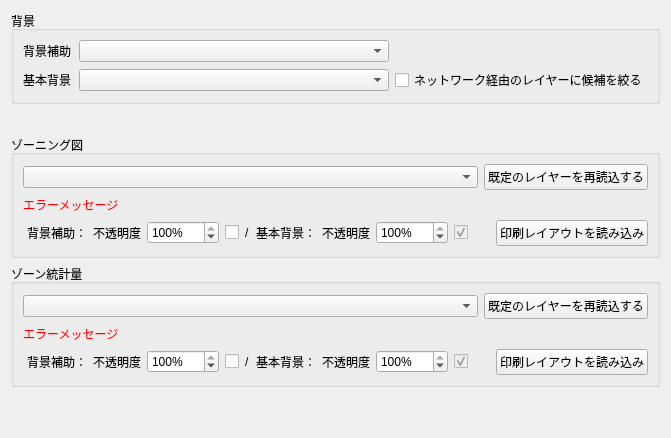
     <widget class="QWidget" name="tab_5">
      <attribute name="title">
       <string>印刷</string>
      </attribute>
      <layout class="QVBoxLayout" name="verticalLayout">
       <item>
        <widget class="QGroupBox" name="printlayoutBackgroundGroupBox">
         <property name="title">
          <string>背景</string>
         </property>
         <layout class="QGridLayout" name="printlayoutBackgroundLayout">
          <item row="0" column="0">
           <widget class="QLabel" name="printlayoutBackgroundSubLabel">
            <property name="minimumSize">
             <size>
              <width>50</width>
              <height>0</height>
             </size>
            </property>
            <property name="text">
             <string>背景補助</string>
            </property>
           </widget>
          </item>
          <item row="0" column="1">
           <widget class="QgsMapLayerComboBox" name="printlayoutBackgroundSubLayerCombobox">
            <property name="sizePolicy">
             <sizepolicy hsizetype="Expanding" vsizetype="Fixed">
              <horstretch>0</horstretch>
              <verstretch>0</verstretch>
             </sizepolicy>
            </property>
           </widget>
          </item>
          <item row="0" column="2">
           <widget class="QWidget" name="printlayoutBackgroundSubNetworkPlaceholder" native="true">
            <property name="sizePolicy">
             <sizepolicy hsizetype="Fixed" vsizetype="Fixed">
              <horstretch>0</horstretch>
              <verstretch>0</verstretch>
             </sizepolicy>
            </property>
           </widget>
          </item>
          <item row="1" column="0">
           <widget class="QLabel" name="printlayoutBackgroundMainLabel">
            <property name="minimumSize">
             <size>
              <width>50</width>
              <height>0</height>
             </size>
            </property>
            <property name="text">
             <string>基本背景</string>
            </property>
           </widget>
          </item>
          <item row="1" column="1">
           <widget class="QgsMapLayerComboBox" name="printlayoutBackgroundLayerCombobox">
            <property name="sizePolicy">
             <sizepolicy hsizetype="Expanding" vsizetype="Fixed">
              <horstretch>0</horstretch>
              <verstretch>0</verstretch>
             </sizepolicy>
            </property>
           </widget>
          </item>
          <item row="1" column="2">
           <widget class="QCheckBox" name="printlayoutBackgroundNetworkOnlyCheckBox">
            <property name="text">
             <string>ネットワーク経由のレイヤーに候補を絞る</string>
            </property>
           </widget>
          </item>
         </layout>
        </widget>
       </item>
       <item>
        <layout class="QGridLayout" name="gridLayout_12">
         <property name="leftMargin">
          <number>0</number>
         </property>
         <property name="topMargin">
          <number>25</number>
         </property>
         <property name="spacing">
          <number>0</number>
         </property>
        </layout>
       </item>
       <item>
        <widget class="QGroupBox" name="groupBox">
         <property name="title">
          <string>ゾーニング図</string>
         </property>
         <layout class="QVBoxLayout" name="verticalLayout_8">
          <item>
           <layout class="QGridLayout" name="gridLayout_5">
            <item row="0" column="0">
             <widget class="QgsMapLayerComboBox" name="printlayoutZoningLayerCombobox">
              <property name="sizePolicy">
               <sizepolicy hsizetype="Expanding" vsizetype="Fixed">
                <horstretch>0</horstretch>
                <verstretch>0</verstretch>
               </sizepolicy>
              </property>
             </widget>
            </item>
            <item row="0" column="1">
             <widget class="QPushButton" name="zoningPrintlayoutSetLayersButton">
              <property name="text">
               <string>既定のレイヤーを再読込する</string>
              </property>
             </widget>
            </item>
           </layout>
          </item>
          <item>
           <widget class="QLabel" name="createZoningPrintlayoutErrorLabel">
            <property name="styleSheet">
             <string notr="true">color:#ff0000;</string>
            </property>
            <property name="text">
             <string>エラーメッセージ</string>
            </property>
           </widget>
          </item>
          <item>
              <layout class="QHBoxLayout" name="gridLayout_10">
               <property name="spacing">
                <number>4</number>
               </property>
               <item>
                <widget class="QWidget" name="zoningPrintlayoutBackgroundOptionsWidget">
                 <property name="sizePolicy">
                  <sizepolicy hsizetype="Fixed" vsizetype="Fixed">
                   <horstretch>0</horstretch>
                   <verstretch>0</verstretch>
                  </sizepolicy>
                 </property>
                 <layout class="QHBoxLayout" name="zoningPrintlayoutBackgroundOptionsLayout">
                  <property name="sizeConstraint">
                   <enum>QLayout::SetFixedSize</enum>
                  </property>
                  <property name="leftMargin">
                   <number>4</number>
                  </property>
                  <property name="topMargin">
                   <number>0</number>
                  </property>
                  <property name="rightMargin">
                   <number>0</number>
                  </property>
                  <property name="bottomMargin">
                   <number>0</number>
                  </property>
                  <property name="spacing">
                   <number>6</number>
                  </property>
                  <item>
                   <widget class="QLabel" name="zoningPrintlayoutSubLabel">
                    <property name="text">
                     <string>背景補助：</string>
                    </property>
                   </widget>
                  </item>
                  <item>
                   <widget class="QLabel" name="zoningPrintlayoutSubOpacityLabel">
                    <property name="text">
                     <string>不透明度</string>
                    </property>
                   </widget>
                  </item>
                  <item>
                   <widget class="QSpinBox" name="zoningPrintlayoutSubOpacitySpinBox">
                    <property name="sizePolicy">
                     <sizepolicy hsizetype="Fixed" vsizetype="Fixed">
                      <horstretch>0</horstretch>
                      <verstretch>0</verstretch>
                     </sizepolicy>
                    </property>
                    <property name="minimumSize">
                     <size>
                      <width>72</width>
                      <height>0</height>
                     </size>
                    </property>
                    <property name="suffix">
                     <string>%</string>
                    </property>
                    <property name="minimum">
                     <number>0</number>
                    </property>
                    <property name="maximum">
                     <number>100</number>
                    </property>
                    <property name="value">
                     <number>100</number>
                    </property>
                   </widget>
                  </item>
                  <item>
                   <widget class="QCheckBox" name="zoningPrintlayoutUseSubBackgroundCheckBox">
                    <property name="text">
                     <string/>
                    </property>
                   </widget>
                  </item>
                  <item>
                   <widget class="QLabel" name="zoningPrintlayoutBackgroundSeparator">
                    <property name="text">
                     <string>/</string>
                    </property>
                   </widget>
                  </item>
                  <item>
                   <widget class="QLabel" name="zoningPrintlayoutMainLabel">
                    <property name="text">
                     <string>基本背景：</string>
                    </property>
                   </widget>
                  </item>
                  <item>
                   <widget class="QLabel" name="zoningPrintlayoutMainOpacityLabel">
                    <property name="text">
                     <string>不透明度</string>
                    </property>
                   </widget>
                  </item>
                  <item>
                   <widget class="QSpinBox" name="zoningPrintlayoutMainOpacitySpinBox">
                    <property name="sizePolicy">
                     <sizepolicy hsizetype="Fixed" vsizetype="Fixed">
                      <horstretch>0</horstretch>
                      <verstretch>0</verstretch>
                     </sizepolicy>
                    </property>
                    <property name="minimumSize">
                     <size>
                      <width>72</width>
                      <height>0</height>
                     </size>
                    </property>
                    <property name="suffix">
                     <string>%</string>
                    </property>
                    <property name="minimum">
                     <number>0</number>
                    </property>
                    <property name="maximum">
                     <number>100</number>
                    </property>
                    <property name="value">
                     <number>100</number>
                    </property>
                   </widget>
                  </item>
                  <item>
                   <widget class="QCheckBox" name="zoningPrintlayoutUseMainBackgroundCheckBox">
                    <property name="enabled">
                     <bool>false</bool>
                    </property>
                    <property name="text">
                     <string/>
                    </property>
                    <property name="checked">
                     <bool>true</bool>
                    </property>
                   </widget>
                  </item>
                 </layout>
               </widget>
              </item>
              <item>
               <spacer name="zoningPrintlayoutButtonGap">
                <property name="orientation">
                 <enum>Qt::Horizontal</enum>
                </property>
                <property name="sizeType">
                 <enum>QSizePolicy::Fixed</enum>
                </property>
                <property name="sizeHint" stdset="0">
                 <size>
                  <width>24</width>
                  <height>20</height>
                 </size>
                </property>
               </spacer>
              </item>
              <item>
               <widget class="QPushButton" name="createZoningPrintlayoutPushButton">
                 <property name="sizePolicy">
                  <sizepolicy hsizetype="Fixed" vsizetype="Fixed">
                   <horstretch>0</horstretch>
                <verstretch>0</verstretch>
               </sizepolicy>
              </property>
              <property name="text">
               <string>印刷レイアウトを読み込み</string>
              </property>
             </widget>
            </item>
           </layout>
          </item>
         </layout>
        </widget>
       </item>
       <item>
        <widget class="QGroupBox" name="groupBox_2">
         <property name="title">
          <string>ゾーン統計量</string>
         </property>
         <layout class="QHBoxLayout" name="horizontalLayout_10">
          <item>
           <layout class="QGridLayout" name="gridLayout_9">
            <property name="sizeConstraint">
             <enum>QLayout::SetDefaultConstraint</enum>
            </property>
            <item row="0" column="0">
             <widget class="QgsMapLayerComboBox" name="printlayoutAggregateLayerCombobox">
              <property name="sizePolicy">
               <sizepolicy hsizetype="Expanding" vsizetype="Fixed">
                <horstretch>0</horstretch>
                <verstretch>0</verstretch>
               </sizepolicy>
              </property>
             </widget>
            </item>
            <item row="0" column="1">
             <widget class="QPushButton" name="aggregatePrintlayoutSetLayersButton">
              <property name="text">
               <string>既定のレイヤーを再読込する</string>
              </property>
             </widget>
            </item>
            <item row="2" column="0" colspan="2">
              <layout class="QHBoxLayout" name="gridLayout_8">
               <property name="spacing">
                <number>4</number>
               </property>
               <item>
                <widget class="QWidget" name="aggregatePrintlayoutBackgroundOptionsWidget">
                 <property name="sizePolicy">
                  <sizepolicy hsizetype="Fixed" vsizetype="Fixed">
                   <horstretch>0</horstretch>
                   <verstretch>0</verstretch>
                  </sizepolicy>
                 </property>
                 <layout class="QHBoxLayout" name="aggregatePrintlayoutBackgroundOptionsLayout">
                  <property name="sizeConstraint">
                   <enum>QLayout::SetFixedSize</enum>
                  </property>
                  <property name="leftMargin">
                   <number>4</number>
                  </property>
                  <property name="topMargin">
                   <number>0</number>
                  </property>
                  <property name="rightMargin">
                   <number>0</number>
                  </property>
                  <property name="bottomMargin">
                   <number>0</number>
                  </property>
                  <property name="spacing">
                   <number>6</number>
                  </property>
                  <item>
                   <widget class="QLabel" name="aggregatePrintlayoutSubLabel">
                    <property name="text">
                     <string>背景補助：</string>
                    </property>
                   </widget>
                  </item>
                  <item>
                   <widget class="QLabel" name="aggregatePrintlayoutSubOpacityLabel">
                    <property name="text">
                     <string>不透明度</string>
                    </property>
                   </widget>
                  </item>
                  <item>
                   <widget class="QSpinBox" name="aggregatePrintlayoutSubOpacitySpinBox">
                    <property name="sizePolicy">
                     <sizepolicy hsizetype="Fixed" vsizetype="Fixed">
                      <horstretch>0</horstretch>
                      <verstretch>0</verstretch>
                     </sizepolicy>
                    </property>
                    <property name="minimumSize">
                     <size>
                      <width>72</width>
                      <height>0</height>
                     </size>
                    </property>
                    <property name="suffix">
                     <string>%</string>
                    </property>
                    <property name="minimum">
                     <number>0</number>
                    </property>
                    <property name="maximum">
                     <number>100</number>
                    </property>
                    <property name="value">
                     <number>100</number>
                    </property>
                   </widget>
                  </item>
                  <item>
                   <widget class="QCheckBox" name="aggregatePrintlayoutUseSubBackgroundCheckBox">
                    <property name="text">
                     <string/>
                    </property>
                   </widget>
                  </item>
                  <item>
                   <widget class="QLabel" name="aggregatePrintlayoutBackgroundSeparator">
                    <property name="text">
                     <string>/</string>
                    </property>
                   </widget>
                  </item>
                  <item>
                   <widget class="QLabel" name="aggregatePrintlayoutMainLabel">
                    <property name="text">
                     <string>基本背景：</string>
                    </property>
                   </widget>
                  </item>
                  <item>
                   <widget class="QLabel" name="aggregatePrintlayoutMainOpacityLabel">
                    <property name="text">
                     <string>不透明度</string>
                    </property>
                   </widget>
                  </item>
                  <item>
                   <widget class="QSpinBox" name="aggregatePrintlayoutMainOpacitySpinBox">
                    <property name="sizePolicy">
                     <sizepolicy hsizetype="Fixed" vsizetype="Fixed">
                      <horstretch>0</horstretch>
                      <verstretch>0</verstretch>
                     </sizepolicy>
                    </property>
                    <property name="minimumSize">
                     <size>
                      <width>72</width>
                      <height>0</height>
                     </size>
                    </property>
                    <property name="suffix">
                     <string>%</string>
                    </property>
                    <property name="minimum">
                     <number>0</number>
                    </property>
                    <property name="maximum">
                     <number>100</number>
                    </property>
                    <property name="value">
                     <number>100</number>
                    </property>
                   </widget>
                  </item>
                  <item>
                   <widget class="QCheckBox" name="aggregatePrintlayoutUseMainBackgroundCheckBox">
                    <property name="enabled">
                     <bool>false</bool>
                    </property>
                    <property name="text">
                     <string/>
                    </property>
                    <property name="checked">
                     <bool>true</bool>
                    </property>
                   </widget>
                  </item>
                 </layout>
               </widget>
              </item>
              <item>
               <spacer name="aggregatePrintlayoutButtonGap">
                <property name="orientation">
                 <enum>Qt::Horizontal</enum>
                </property>
                <property name="sizeType">
                 <enum>QSizePolicy::Fixed</enum>
                </property>
                <property name="sizeHint" stdset="0">
                 <size>
                  <width>24</width>
                  <height>20</height>
                 </size>
                </property>
               </spacer>
              </item>
              <item>
               <widget class="QPushButton" name="createAggregatePrintlayoutPushButton">
                 <property name="sizePolicy">
                  <sizepolicy hsizetype="Fixed" vsizetype="Fixed">
                   <horstretch>0</horstretch>
                  <verstretch>0</verstretch>
                 </sizepolicy>
                </property>
                <property name="layoutDirection">
                 <enum>Qt::LeftToRight</enum>
                </property>
                <property name="text">
                 <string>印刷レイアウトを読み込み</string>
                </property>
               </widget>
              </item>
             </layout>
            </item>
            <item row="1" column="0">
             <widget class="QLabel" name="createAggregatePrintlayoutErrorLabel">
              <property name="styleSheet">
               <string notr="true">color:#ff0000;</string>
              </property>
              <property name="text">
               <string>エラーメッセージ</string>
              </property>
             </widget>
            </item>
           </layout>
          </item>
         </layout>
        </widget>
       </item>
       <item>
        <spacer name="verticalSpacer_4">
         <property name="orientation">
          <enum>Qt::Vertical</enum>
         </property>
         <property name="sizeHint" stdset="0">
          <size>
           <width>20</width>
           <height>40</height>
          </size>
         </property>
        </spacer>
       </item>
      </layout>
     </widget>
